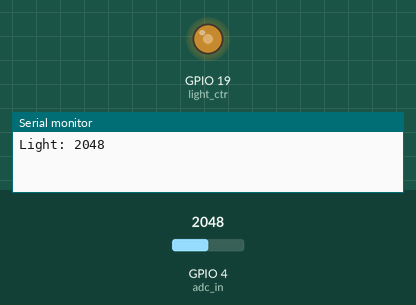
Bench run of a program on a simulated ESP32. Shown: output pins drawn as LEDs (lit = HIGH), the last lines printed to the serial monitor. Inputs (shaded band) come from the test bench; at power-on: GPIO 4 (adc_in) = 2048.

Above: at 1.2 s.
1.3 s: GPIO 4 (adc_in) set to 1228
At 1.7 s:
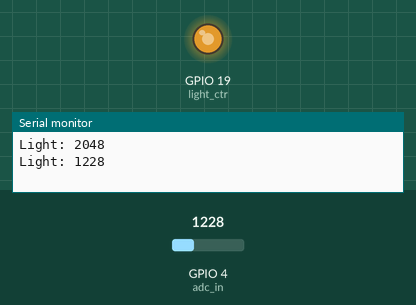
2.8 s: GPIO 4 (adc_in) set to 701
At 4.0 s:
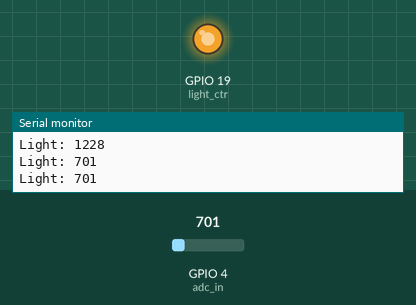
4.3 s: GPIO 4 (adc_in) set to 3603
At 5.4 s:
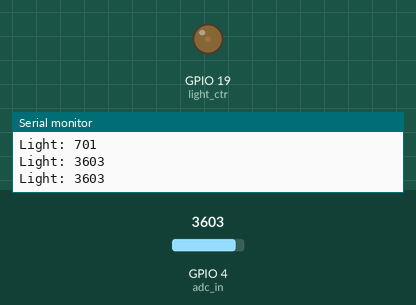
5.8 s: GPIO 4 (adc_in) set to 2047
At 6.6 s:
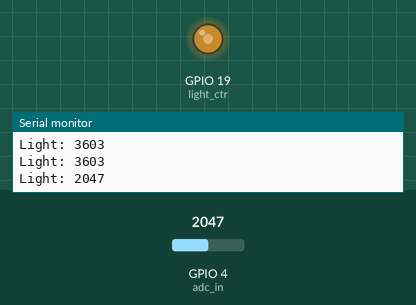
Timing chart, 0 to 8.3 s (numbered marks = the images above; inputs shaded):
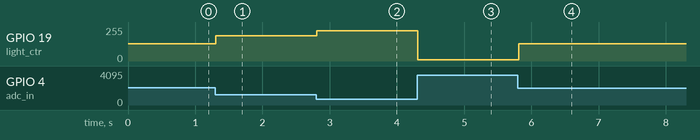

The program:

main.cpp
```cpp
// ====================================================================================
// Inclusão de bibliotecas
#include <Arduino.h>

// ====================================================================================
// Mapeamento de hardware
#define adc_in 4
#define light_ctr 19

// ====================================================================================
// Constantes do projeto
#define dt 100

// ====================================================================================
// Protótipo das funções
float pid_control(float meas, float setPoint); // Função para contronle pid

// ====================================================================================
// Variáveis globais
int time_upd = 0, pid_upd = 0;
float kp = 1.2, ki = 0.0, kd = 0.0;

// ====================================================================================
// Configurações iniciais
void setup() {

    Serial.begin(115200);
    pinMode(adc_in, INPUT);
    pinMode(light_ctr, OUTPUT);

    // Configura PWM de saída
    ledcAttachPin(light_ctr, 0);
    ledcSetup(0, 2000, 12);
    ledcWrite(0, 2048);
}

// ====================================================================================
// Programa principal
void loop() {

    // Teste do LDR na entrada analógica
    // Serial.println(analogRead(adc_in));
    // delay(741);

    // Teste do LDR de maneira inteligente, sem atrapalhar a execução do programa com delay
    if(millis()-time_upd >= 741){

        Serial.print("Light: ");
        Serial.println(analogRead(adc_in));
        time_upd = millis();
    }

    float pwmVal;

    if(millis()-pid_upd >= dt){

        pwmVal = pid_control(analogRead(adc_in), 2048.0);
        ledcWrite(0, pwmVal+2048); // Soma-se 2048, que é 50% de duty, para que o PWM aumente da metade até o
        // máximo caso necessite de mais putência e diminua da metade até o mínimo caso necessite menos potência
        pid_upd = millis();
    }
}


// ====================================================================================
// Desenvolvimento das funções
float pid_control(float meas, float setPoint){

    static float last_meas; // Variável static pois quer se manter o valor dela quando a execução sair da função
    float errorMeas, proportional, integral, derivative;

    errorMeas = setPoint - meas;

    proportional = kp * errorMeas;

    integral += (errorMeas * ki) * (dt/1000.0);

    derivative = ((last_meas - meas)*kd) * (dt/1000.0);
    last_meas = meas;

    return (proportional+integral+derivative);
}
```

Measured:
- after the input at 1.3 s, GPIO 19 (light_ctr): 128/255 → 189/255 at once
- after the input at 2.8 s, GPIO 19 (light_ctr): 189/255 → 228/255 at once
- after the input at 4.3 s, GPIO 19 (light_ctr): 228/255 → 11/255 at once
- after the input at 5.8 s, GPIO 19 (light_ctr): 11/255 → 128/255 at once
